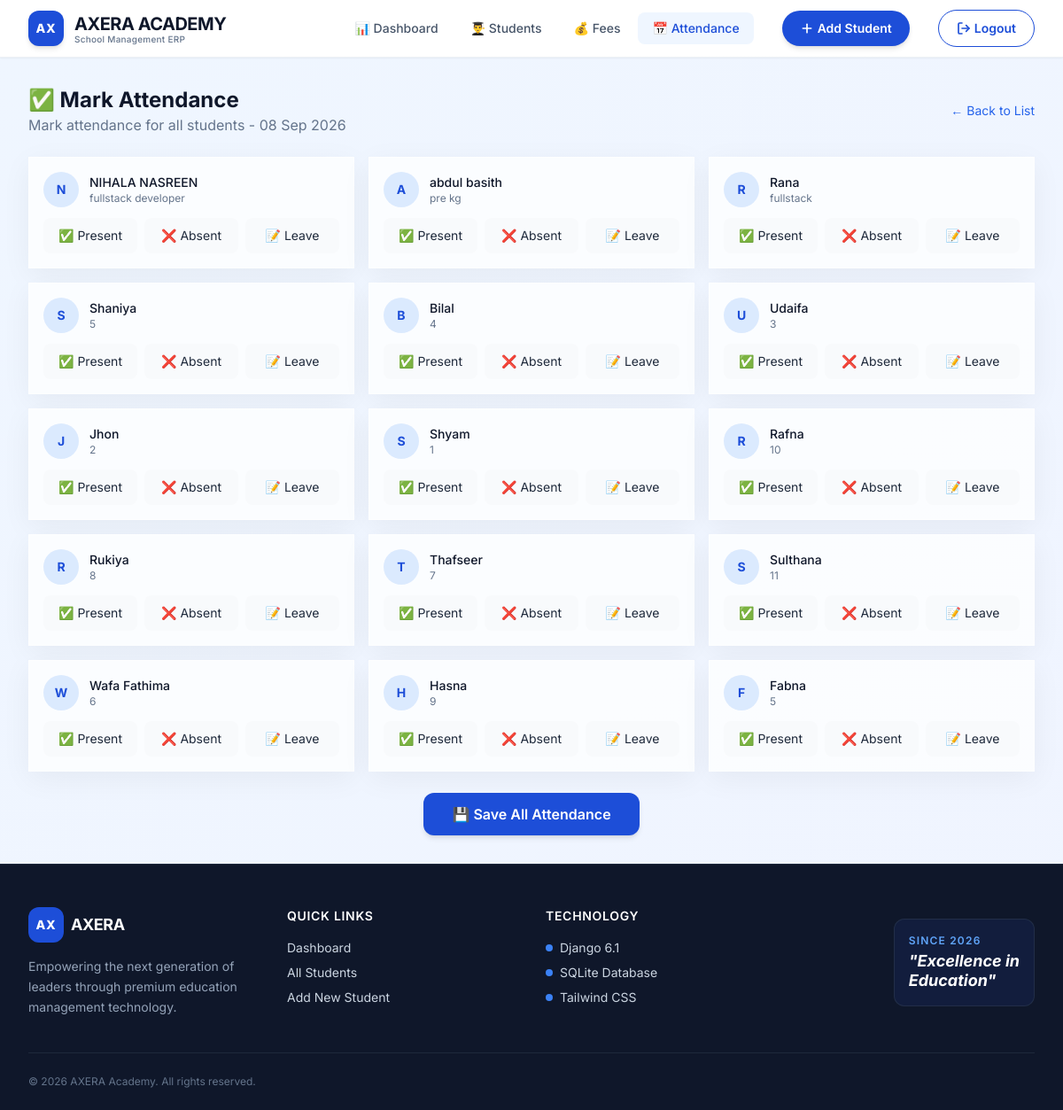
The page /attendance/mark/ (signed in) on the database as committed earlier.
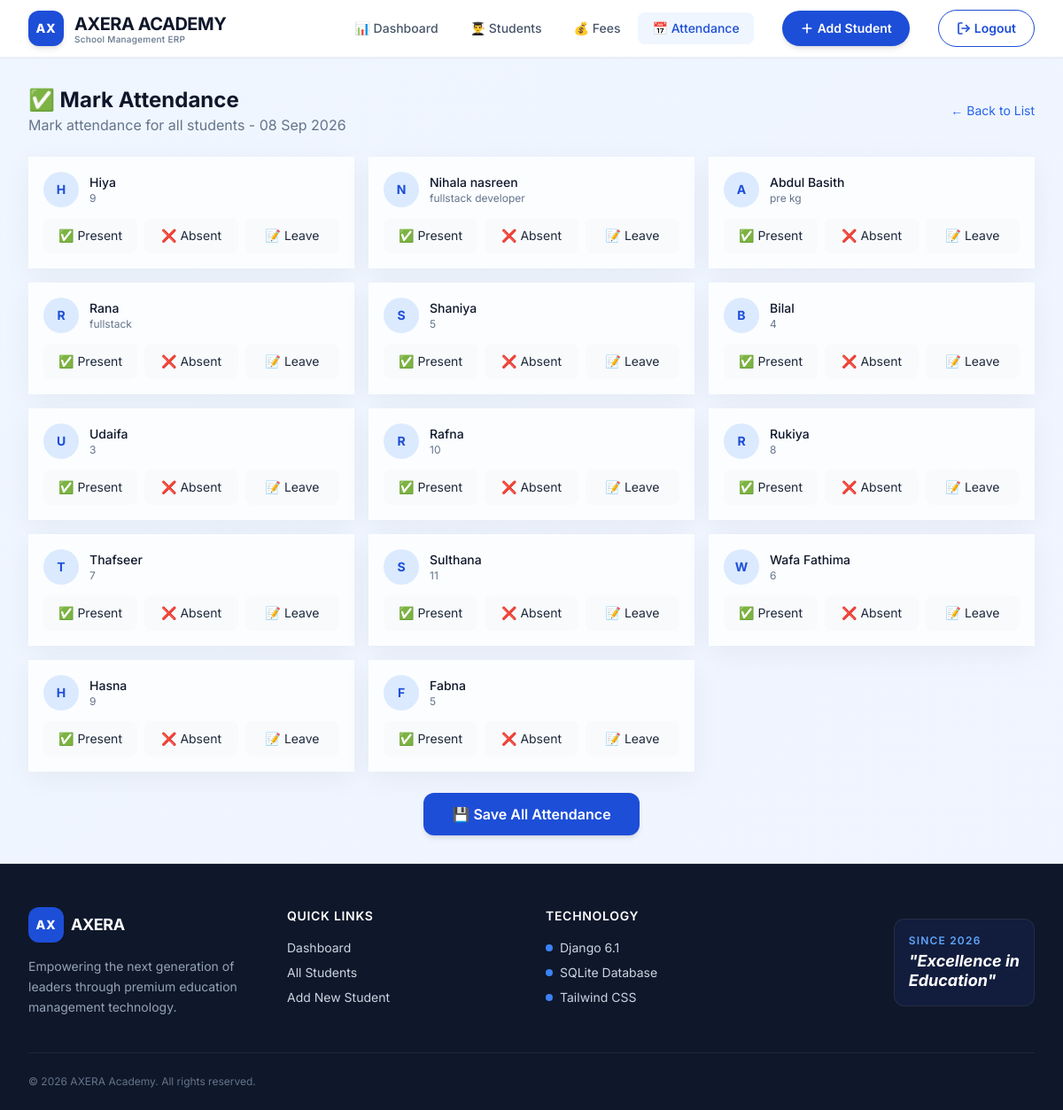
The same page on the database as committed later.
### students/models.py (models this page shows, shortened)
class Student(models.Model):
    GENDER_CHOICES = [
        ('Male', 'Male'),
        ('Female', 'Female'),
        ('Other', 'Other'),
    ]
    name = models.CharField(max_length=100)
    age = models.IntegerField()
    gender = models.CharField(max_length=10, choices=GENDER_CHOICES)
    class_name = models.CharField(max_length=50)
    phone = models.CharField(max_length=15)
    email = models.EmailField()
    address = models.TextField()
    admission_date = models.DateField(default=timezone.now)
    is_active = models.BooleanField(default=True)
    class Meta:
        ordering = ['-id']

### students/views.py (the view, shortened to what this page needs)
@login_required
def mark_attendance(request):
    students = Student.objects.all()
    today = timezone.now().date()
    attendance_data = []
    for student in students:
        att = Attendance.objects.filter(
            student=student,
            date=today
        ).first()
        attendance_data.append({
            'student': student,
            'attendance': att,
        })
    context = {
        'attendance_data': attendance_data,
        'today': today,
    }
    return render(
        request,
        'mark_attendance.html',
        context
    )

### students/templates/mark_attendance.html (shortened to what this page needs)
{% extends 'base.html' %}
{% block content %}
<div class="animate-fade-up">
    <div class="flex justify-between items-center mb-6">
        <div>
            <h2 class="text-2xl font-bold text-slate-900">✅ Mark Attendance</h2>
            <p class="text-slate-500">Mark attendance for all students - {{ today|date:"d M Y" }}</p>
        </div>
        <a href="{% url 'attendance_list' %}" class="text-sm text-blue-600 hover:text-blue-800">← Back to List</a>
    </div>
    <form method="POST">
        <div class="grid grid-cols-1 md:grid-cols-2 lg:grid-cols-3 gap-4">
            {% for data in attendance_data %}
            <div class="premium-card p-4">
                <div class="flex items-center justify-between mb-3">
                    <div class="flex items-center gap-3">
                        <div class="w-10 h-10 rounded-full bg-blue-100 flex items-center justify-center text-blue-700 font-bold text-sm">{{ data.student.name|first|upper }}</div>
                        <div>
                            <p class="text-sm font-medium text-slate-900">{{ data.student.name }}</p>
                            <p class="text-xs text-slate-500">{{ data.student.class_name }}</p>
                        </div>
                    </div>
                </div>
                <div class="flex gap-2">
                    <label class="flex-1">
                        <span class="block text-center text-sm py-2 rounded-lg border-2 border-transparent hover:border-green-300 transition {% if data.attendance and data.attendance.status == 'Present' %}bg-green-100 border-green-500{% else %}bg-slate-50{% endif %}">✅ Present</span>
                    </label>
                    <label class="flex-1">
                        <span class="block text-center text-sm py-2 rounded-lg border-2 border-transparent hover:border-red-300 transition {% if data.attendance and data.attendance.status == 'Absent' %}bg-red-100 border-red-500{% else %}bg-slate-50{% endif %}">❌ Absent</span>
                    </label>
                    <label class="flex-1">
                        <span class="block text-center text-sm py-2 rounded-lg border-2 border-transparent hover:border-amber-300 transition {% if data.attendance and data.attendance.status == 'Leave' %}bg-amber-100 border-amber-500{% else %}bg-slate-50{% endif %}">📝 Leave</span>
                    </label>
                </div>
            </div>
            {% empty %}
            <div class="col-span-full text-center py-12"><p class="text-slate-500">No students found. <a href="{% url 'add_student' %}" class="text-blue-600 hover:underline">Add a student</a></p></div>
            {% endfor %}
        </div>
        {% if attendance_data %}
        <div class="mt-6 flex justify-center">
            <button type="submit" class="px-8 py-3 bg-blue-700 text-white rounded-xl font-semibold hover:bg-blue-800 transition-all duration-300 hover:scale-105 shadow-md">💾 Save All Attendance</button>
        </div>
        {% endif %}
    </form>
</div>
{% endblock %}

Rows that differ between the two databases and show on the page:
removed Student: student.name|first "J", student.name "Jhon", student.class_name "2"
removed Student: student.name|first "S", student.name "Shyam", student.class_name "1"
added Student: student.name|first "H", student.name "Hiya", student.class_name "9"
changed Student "fullstack developer": student.name "NIHALA NASREEN" → "Nihala nasreen"
changed Student "pre kg": student.name "abdul basith" → "Abdul Basith"
